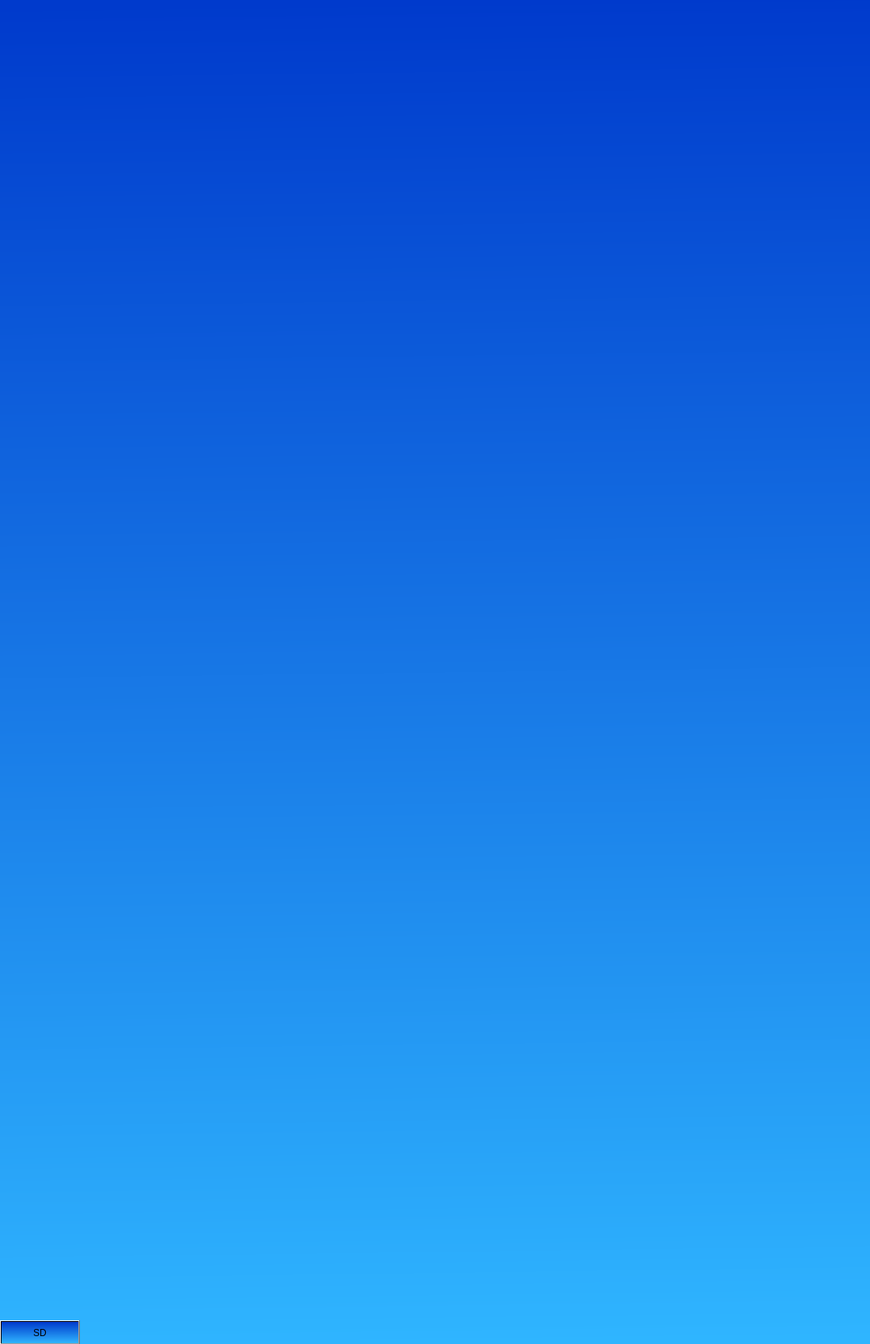
<?xml version="1.0" encoding="UTF-8"?>
<ui version="4.0">
 <class>Dialog</class>
 <widget class="QDialog" name="Dialog">
  <property name="geometry">
   <rect>
    <x>0</x>
    <y>0</y>
    <width>1100</width>
    <height>1700</height>
   </rect>
  </property>
  <property name="windowTitle">
   <string>Dialog</string>
  </property>
  <property name="styleSheet">
   <string notr="true">background-color:qlineargradient(spread:pad, x1:0.504, y1:0, x2:0.513, y2:1, stop:0 rgba(0, 58, 204, 255), stop:1 rgba(47, 181, 255, 255))</string>
  </property>
  <widget class="QLabel" name="label_8">
   <property name="geometry">
    <rect>
     <x>550</x>
     <y>870</y>
     <width>281</width>
     <height>151</height>
    </rect>
   </property>
   <property name="styleSheet">
    <string notr="true">background-color:transparent</string>
   </property>
   <property name="text">
    <string/>
   </property>
   <property name="pixmap">
    <pixmap>../../iconos/logo2.png</pixmap>
   </property>
   <property name="scaledContents">
    <bool>true</bool>
   </property>
  </widget>
  <widget class="QPushButton" name="bapagar">
   <property name="geometry">
    <rect>
     <x>0</x>
     <y>1670</y>
     <width>101</width>
     <height>31</height>
    </rect>
   </property>
   <property name="text">
    <string>SD</string>
   </property>
  </widget>
 </widget>
 <resources/>
 <connections/>
</ui>
